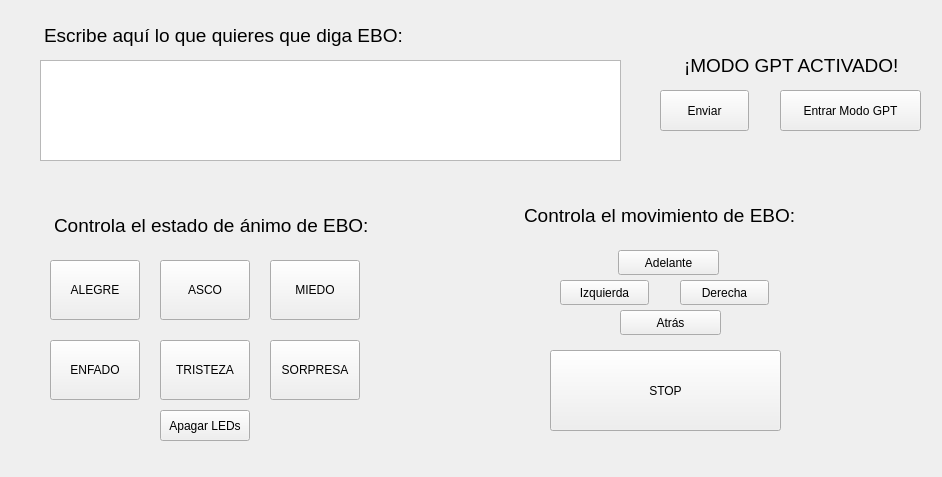
<?xml version="1.0" encoding="UTF-8"?>
<ui version="4.0">
 <class>guiDlg</class>
 <widget class="QWidget" name="guiDlg">
  <property name="geometry">
   <rect>
    <x>0</x>
    <y>0</y>
    <width>942</width>
    <height>477</height>
   </rect>
  </property>
  <property name="windowTitle">
   <string>app_ebo</string>
  </property>
  <widget class="QPushButton" name="adelante">
   <property name="geometry">
    <rect>
     <x>618</x>
     <y>250</y>
     <width>101</width>
     <height>25</height>
    </rect>
   </property>
   <property name="text">
    <string>Adelante</string>
   </property>
  </widget>
  <widget class="QPushButton" name="derecha">
   <property name="geometry">
    <rect>
     <x>680</x>
     <y>280</y>
     <width>89</width>
     <height>25</height>
    </rect>
   </property>
   <property name="text">
    <string>Derecha</string>
   </property>
  </widget>
  <widget class="QPlainTextEdit" name="plainTextEdit">
   <property name="geometry">
    <rect>
     <x>40</x>
     <y>60</y>
     <width>581</width>
     <height>101</height>
    </rect>
   </property>
   <property name="frameShape">
    <enum>QFrame::StyledPanel</enum>
   </property>
   <property name="frameShadow">
    <enum>QFrame::Sunken</enum>
   </property>
   <property name="lineWidth">
    <number>1</number>
   </property>
  </widget>
  <widget class="QPushButton" name="atras">
   <property name="geometry">
    <rect>
     <x>620</x>
     <y>310</y>
     <width>101</width>
     <height>25</height>
    </rect>
   </property>
   <property name="text">
    <string>Atrás</string>
   </property>
  </widget>
  <widget class="QPushButton" name="izquierda">
   <property name="geometry">
    <rect>
     <x>560</x>
     <y>280</y>
     <width>89</width>
     <height>25</height>
    </rect>
   </property>
   <property name="text">
    <string>Izquierda</string>
   </property>
  </widget>
  <widget class="QLabel" name="label">
   <property name="geometry">
    <rect>
     <x>270</x>
     <y>390</y>
     <width>291</width>
     <height>171</height>
    </rect>
   </property>
   <property name="text">
    <string/>
   </property>
   <property name="pixmap">
    <pixmap>../../../../Antonio/Desktop/json_generator/interfaz_g/robolab.png</pixmap>
   </property>
  </widget>
  <widget class="QTextEdit" name="textEdit">
   <property name="geometry">
    <rect>
     <x>40</x>
     <y>20</y>
     <width>381</width>
     <height>31</height>
    </rect>
   </property>
   <property name="autoFillBackground">
    <bool>true</bool>
   </property>
   <property name="styleSheet">
    <string notr="true">background-color: transparent;</string>
   </property>
   <property name="frameShape">
    <enum>QFrame::NoFrame</enum>
   </property>
   <property name="frameShadow">
    <enum>QFrame::Sunken</enum>
   </property>
   <property name="readOnly">
    <bool>true</bool>
   </property>
   <property name="html">
    <string>&lt;!DOCTYPE HTML PUBLIC &quot;-//W3C//DTD HTML 4.0//EN&quot; &quot;http://www.w3.org/TR/REC-html40/strict.dtd&quot;&gt;
&lt;html&gt;&lt;head&gt;&lt;meta name=&quot;qrichtext&quot; content=&quot;1&quot; /&gt;&lt;style type=&quot;text/css&quot;&gt;
p, li { white-space: pre-wrap; }
&lt;/style&gt;&lt;/head&gt;&lt;body style=&quot; font-family:'Ubuntu'; font-size:11pt; font-weight:400; font-style:normal;&quot;&gt;
&lt;p style=&quot; margin-top:0px; margin-bottom:0px; margin-left:0px; margin-right:0px; -qt-block-indent:0; text-indent:0px;&quot;&gt;&lt;span style=&quot; font-size:14pt;&quot;&gt;Escribe aquí lo que quieres que diga EBO:&lt;/span&gt;&lt;/p&gt;&lt;/body&gt;&lt;/html&gt;</string>
   </property>
  </widget>
  <widget class="QPushButton" name="quieto">
   <property name="geometry">
    <rect>
     <x>550</x>
     <y>350</y>
     <width>231</width>
     <height>81</height>
    </rect>
   </property>
   <property name="text">
    <string>STOP</string>
   </property>
  </widget>
  <widget class="QPushButton" name="miedo">
   <property name="geometry">
    <rect>
     <x>270</x>
     <y>260</y>
     <width>90</width>
     <height>60</height>
    </rect>
   </property>
   <property name="styleSheet">
    <string notr="true"/>
   </property>
   <property name="text">
    <string>MIEDO</string>
   </property>
   <property name="iconSize">
    <size>
     <width>88</width>
     <height>58</height>
    </size>
   </property>
  </widget>
  <widget class="QPushButton" name="sorpresa">
   <property name="geometry">
    <rect>
     <x>270</x>
     <y>340</y>
     <width>90</width>
     <height>60</height>
    </rect>
   </property>
   <property name="styleSheet">
    <string notr="true"/>
   </property>
   <property name="text">
    <string>SORPRESA</string>
   </property>
   <property name="iconSize">
    <size>
     <width>88</width>
     <height>58</height>
    </size>
   </property>
  </widget>
  <widget class="QPushButton" name="triste">
   <property name="geometry">
    <rect>
     <x>160</x>
     <y>340</y>
     <width>90</width>
     <height>60</height>
    </rect>
   </property>
   <property name="styleSheet">
    <string notr="true"/>
   </property>
   <property name="text">
    <string>TRISTEZA</string>
   </property>
   <property name="iconSize">
    <size>
     <width>88</width>
     <height>58</height>
    </size>
   </property>
  </widget>
  <widget class="QTextEdit" name="textEdit_2">
   <property name="geometry">
    <rect>
     <x>50</x>
     <y>210</y>
     <width>381</width>
     <height>31</height>
    </rect>
   </property>
   <property name="autoFillBackground">
    <bool>true</bool>
   </property>
   <property name="styleSheet">
    <string notr="true">background-color: transparent;</string>
   </property>
   <property name="frameShape">
    <enum>QFrame::NoFrame</enum>
   </property>
   <property name="frameShadow">
    <enum>QFrame::Sunken</enum>
   </property>
   <property name="readOnly">
    <bool>true</bool>
   </property>
   <property name="html">
    <string>&lt;!DOCTYPE HTML PUBLIC &quot;-//W3C//DTD HTML 4.0//EN&quot; &quot;http://www.w3.org/TR/REC-html40/strict.dtd&quot;&gt;
&lt;html&gt;&lt;head&gt;&lt;meta name=&quot;qrichtext&quot; content=&quot;1&quot; /&gt;&lt;style type=&quot;text/css&quot;&gt;
p, li { white-space: pre-wrap; }
&lt;/style&gt;&lt;/head&gt;&lt;body style=&quot; font-family:'Ubuntu'; font-size:11pt; font-weight:400; font-style:normal;&quot;&gt;
&lt;p style=&quot; margin-top:0px; margin-bottom:0px; margin-left:0px; margin-right:0px; -qt-block-indent:0; text-indent:0px;&quot;&gt;&lt;span style=&quot; font-size:14pt;&quot;&gt;Controla el estado de ánimo de EBO:&lt;/span&gt;&lt;/p&gt;&lt;/body&gt;&lt;/html&gt;</string>
   </property>
  </widget>
  <widget class="QPushButton" name="feliz">
   <property name="geometry">
    <rect>
     <x>50</x>
     <y>260</y>
     <width>90</width>
     <height>60</height>
    </rect>
   </property>
   <property name="styleSheet">
    <string notr="true"/>
   </property>
   <property name="text">
    <string>ALEGRE</string>
   </property>
   <property name="iconSize">
    <size>
     <width>88</width>
     <height>58</height>
    </size>
   </property>
  </widget>
  <widget class="QPushButton" name="asco">
   <property name="geometry">
    <rect>
     <x>160</x>
     <y>260</y>
     <width>90</width>
     <height>60</height>
    </rect>
   </property>
   <property name="styleSheet">
    <string notr="true"/>
   </property>
   <property name="text">
    <string>ASCO</string>
   </property>
   <property name="iconSize">
    <size>
     <width>88</width>
     <height>58</height>
    </size>
   </property>
  </widget>
  <widget class="QPushButton" name="enfado">
   <property name="geometry">
    <rect>
     <x>50</x>
     <y>340</y>
     <width>90</width>
     <height>60</height>
    </rect>
   </property>
   <property name="styleSheet">
    <string notr="true"/>
   </property>
   <property name="text">
    <string>ENFADO</string>
   </property>
   <property name="iconSize">
    <size>
     <width>88</width>
     <height>58</height>
    </size>
   </property>
  </widget>
  <widget class="QPushButton" name="pushButton">
   <property name="geometry">
    <rect>
     <x>660</x>
     <y>90</y>
     <width>89</width>
     <height>41</height>
    </rect>
   </property>
   <property name="text">
    <string>Enviar</string>
   </property>
  </widget>
  <widget class="QTextEdit" name="textEdit_3">
   <property name="geometry">
    <rect>
     <x>520</x>
     <y>200</y>
     <width>381</width>
     <height>31</height>
    </rect>
   </property>
   <property name="autoFillBackground">
    <bool>true</bool>
   </property>
   <property name="styleSheet">
    <string notr="true">background-color: transparent;</string>
   </property>
   <property name="frameShape">
    <enum>QFrame::NoFrame</enum>
   </property>
   <property name="frameShadow">
    <enum>QFrame::Sunken</enum>
   </property>
   <property name="readOnly">
    <bool>true</bool>
   </property>
   <property name="html">
    <string>&lt;!DOCTYPE HTML PUBLIC &quot;-//W3C//DTD HTML 4.0//EN&quot; &quot;http://www.w3.org/TR/REC-html40/strict.dtd&quot;&gt;
&lt;html&gt;&lt;head&gt;&lt;meta name=&quot;qrichtext&quot; content=&quot;1&quot; /&gt;&lt;style type=&quot;text/css&quot;&gt;
p, li { white-space: pre-wrap; }
&lt;/style&gt;&lt;/head&gt;&lt;body style=&quot; font-family:'Ubuntu'; font-size:11pt; font-weight:400; font-style:normal;&quot;&gt;
&lt;p style=&quot; margin-top:0px; margin-bottom:0px; margin-left:0px; margin-right:0px; -qt-block-indent:0; text-indent:0px;&quot;&gt;&lt;span style=&quot; font-size:14pt;&quot;&gt;Controla el movimiento de EBO:&lt;/span&gt;&lt;/p&gt;&lt;/body&gt;&lt;/html&gt;</string>
   </property>
  </widget>
  <widget class="QPushButton" name="GPT_mode">
   <property name="geometry">
    <rect>
     <x>780</x>
     <y>90</y>
     <width>141</width>
     <height>41</height>
    </rect>
   </property>
   <property name="text">
    <string>Entrar Modo GPT</string>
   </property>
  </widget>
  <widget class="QPushButton" name="leds_off">
   <property name="geometry">
    <rect>
     <x>160</x>
     <y>410</y>
     <width>90</width>
     <height>31</height>
    </rect>
   </property>
   <property name="styleSheet">
    <string notr="true"/>
   </property>
   <property name="text">
    <string>Apagar LEDs</string>
   </property>
   <property name="iconSize">
    <size>
     <width>88</width>
     <height>58</height>
    </size>
   </property>
  </widget>
  <widget class="QTextEdit" name="texto_gpt">
   <property name="geometry">
    <rect>
     <x>680</x>
     <y>50</y>
     <width>381</width>
     <height>31</height>
    </rect>
   </property>
   <property name="autoFillBackground">
    <bool>true</bool>
   </property>
   <property name="styleSheet">
    <string notr="true">background-color: transparent;</string>
   </property>
   <property name="inputMethodHints">
    <set>Qt::ImhMultiLine</set>
   </property>
   <property name="frameShape">
    <enum>QFrame::NoFrame</enum>
   </property>
   <property name="frameShadow">
    <enum>QFrame::Sunken</enum>
   </property>
   <property name="readOnly">
    <bool>true</bool>
   </property>
   <property name="html">
    <string>&lt;!DOCTYPE HTML PUBLIC &quot;-//W3C//DTD HTML 4.0//EN&quot; &quot;http://www.w3.org/TR/REC-html40/strict.dtd&quot;&gt;
&lt;html&gt;&lt;head&gt;&lt;meta name=&quot;qrichtext&quot; content=&quot;1&quot; /&gt;&lt;style type=&quot;text/css&quot;&gt;
p, li { white-space: pre-wrap; }
&lt;/style&gt;&lt;/head&gt;&lt;body style=&quot; font-family:'Ubuntu'; font-size:11pt; font-weight:400; font-style:normal;&quot;&gt;
&lt;p style=&quot; margin-top:0px; margin-bottom:0px; margin-left:0px; margin-right:0px; -qt-block-indent:0; text-indent:0px;&quot;&gt;&lt;span style=&quot; font-size:14pt;&quot;&gt;¡MODO GPT ACTIVADO!&lt;/span&gt;&lt;/p&gt;&lt;/body&gt;&lt;/html&gt;</string>
   </property>
  </widget>
 </widget>
 <resources/>
 <connections/>
</ui>
